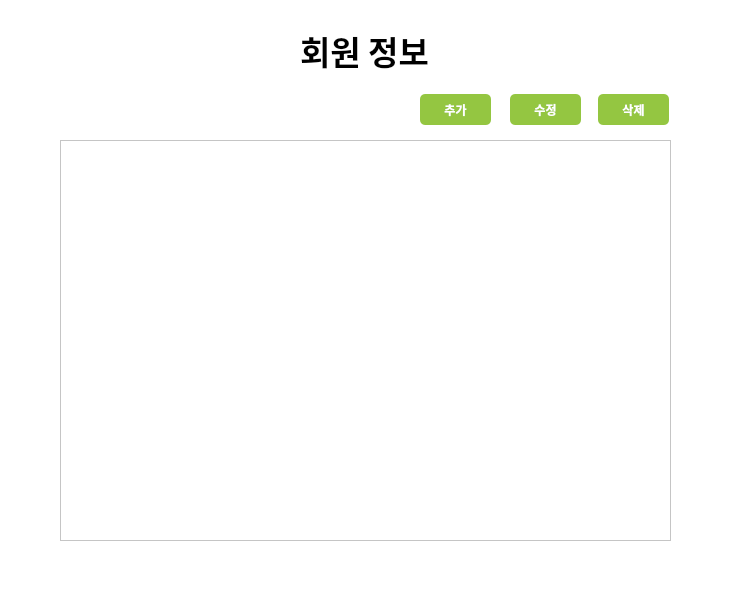
<?xml version="1.0" encoding="UTF-8"?>
<ui version="4.0">
 <class>user</class>
 <widget class="QDialog" name="user">
  <property name="geometry">
   <rect>
    <x>0</x>
    <y>0</y>
    <width>732</width>
    <height>604</height>
   </rect>
  </property>
  <property name="windowTitle">
   <string>회원정보</string>
  </property>
  <property name="styleSheet">
   <string notr="true">background-color: rgb(255, 255, 255);</string>
  </property>
  <widget class="QTableWidget" name="tableWidget">
   <property name="geometry">
    <rect>
     <x>60</x>
     <y>140</y>
     <width>611</width>
     <height>401</height>
    </rect>
   </property>
  </widget>
  <widget class="QLabel" name="label">
   <property name="geometry">
    <rect>
     <x>300</x>
     <y>30</y>
     <width>141</width>
     <height>41</height>
    </rect>
   </property>
   <property name="font">
    <font>
     <family>Noto Sans CJK JP</family>
     <pointsize>25</pointsize>
     <weight>75</weight>
     <bold>true</bold>
    </font>
   </property>
   <property name="text">
    <string>회원 정보</string>
   </property>
  </widget>
  <widget class="QPushButton" name="add_btn">
   <property name="geometry">
    <rect>
     <x>420</x>
     <y>94</y>
     <width>71</width>
     <height>31</height>
    </rect>
   </property>
   <property name="font">
    <font>
     <family>Sans</family>
     <weight>75</weight>
     <bold>true</bold>
    </font>
   </property>
   <property name="styleSheet">
    <string notr="true">QPushButton{
	background-color: rgb(148, 198, 65);
	color: rgb(255, 255, 255);
	border-radius: 5px
}
QPushButton:hover{
	
	background-color: rgb(78, 154, 6);
	border-radius: 5px
}</string>
   </property>
   <property name="text">
    <string>추가</string>
   </property>
  </widget>
  <widget class="QPushButton" name="edit_btn">
   <property name="geometry">
    <rect>
     <x>510</x>
     <y>94</y>
     <width>71</width>
     <height>31</height>
    </rect>
   </property>
   <property name="font">
    <font>
     <family>Sans</family>
     <weight>75</weight>
     <bold>true</bold>
    </font>
   </property>
   <property name="styleSheet">
    <string notr="true">QPushButton{
	background-color: rgb(148, 198, 65);
	color: rgb(255, 255, 255);
	border-radius: 5px
}
QPushButton:hover{
	
	background-color: rgb(78, 154, 6);
	border-radius: 5px
}</string>
   </property>
   <property name="text">
    <string>수정</string>
   </property>
  </widget>
  <widget class="QPushButton" name="remove_btn">
   <property name="geometry">
    <rect>
     <x>598</x>
     <y>94</y>
     <width>71</width>
     <height>31</height>
    </rect>
   </property>
   <property name="font">
    <font>
     <family>Sans</family>
     <weight>75</weight>
     <bold>true</bold>
    </font>
   </property>
   <property name="styleSheet">
    <string notr="true">QPushButton{
	background-color: rgb(148, 198, 65);
	color: rgb(255, 255, 255);
	border-radius: 5px
}
QPushButton:hover{
	
	background-color: rgb(78, 154, 6);
	border-radius: 5px
}</string>
   </property>
   <property name="text">
    <string>삭제</string>
   </property>
  </widget>
 </widget>
 <resources/>
 <connections/>
</ui>
